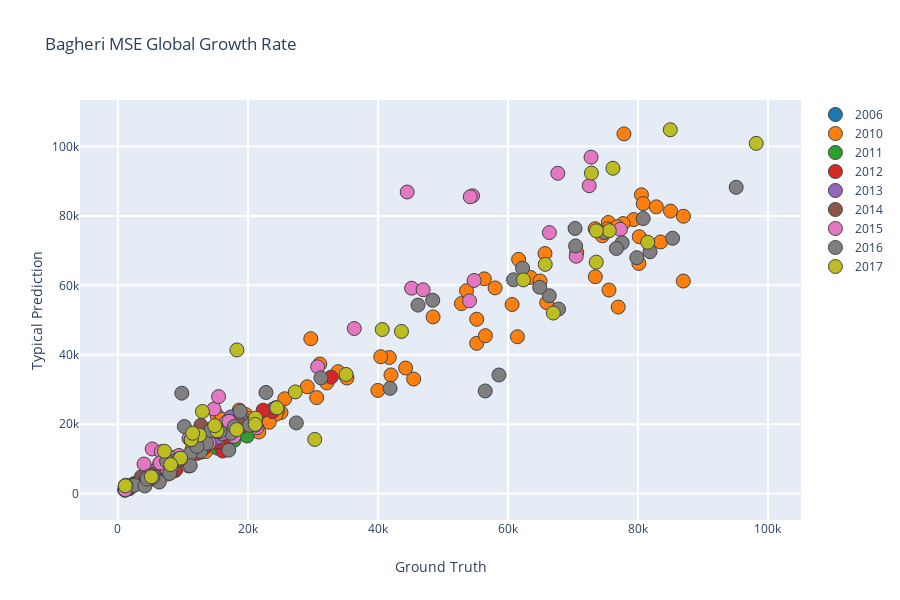

Notebook cell for this chart:
### Markdown cell above
### Bagheri COV with Global Growth Rate

### Code cell
make_ploty_scatter(bag_cov_ggf_aadt, 'Bagheri MSE Global Growth Rate')
